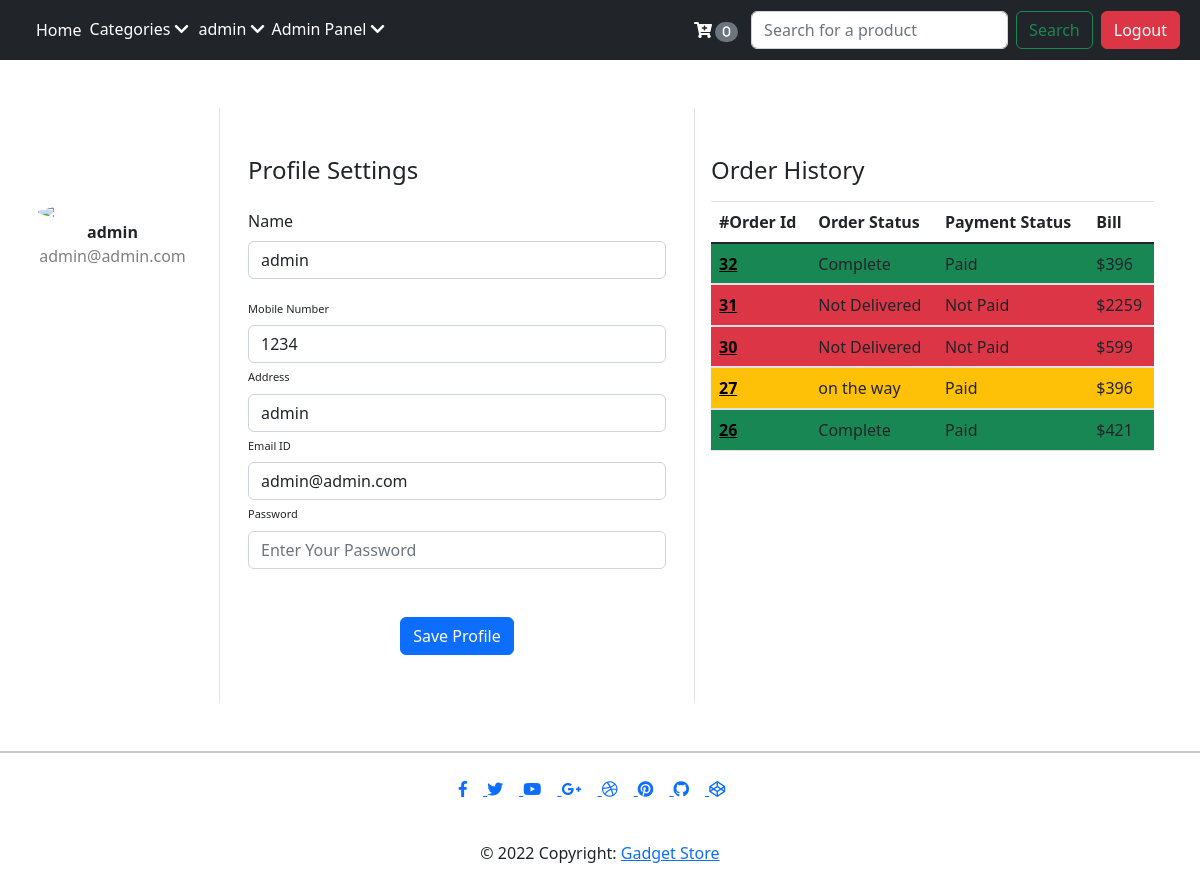
The page /userProfile.php (signed in) on the database as committed earlier.
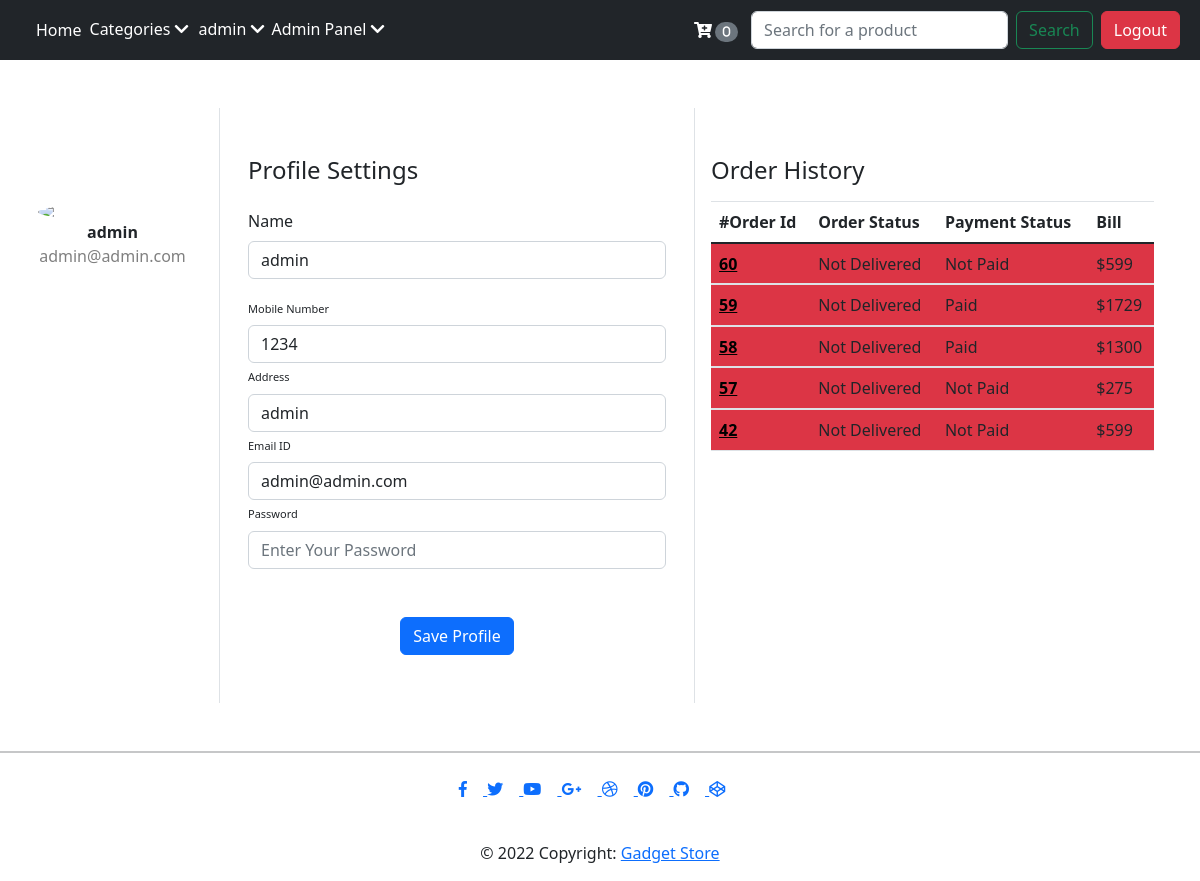
The same page on the database as committed later.
### tables this page shows
CREATE TABLE `orders` (
  `order_id` int(11) NOT NULL,
  `order_user_id` int(11) DEFAULT NULL,
  `cart` text NOT NULL,
  `bill` int(11) NOT NULL,
  `order_status` varchar(255) NOT NULL DEFAULT 'Not Delivered',
  `payment_status` varchar(25) NOT NULL DEFAULT 'Not Paid',
  `payment_method` varchar(25) NOT NULL,
  `order_time` datetime NOT NULL DEFAULT current_timestamp()
);

### userProfile.php (the view, shortened to what the changed rows need)
<!DOCTYPE html>
<html lang="en">
<head>
    <link rel="stylesheet" href="/store/orderProfile.css">
    <link rel="stylesheet" href="https://cdn.jsdelivr.net/npm/bootstrap@5.0.0-alpha1/dist/css/bootstrap.min.css">
    <link rel="stylesheet" href="https://cdn.jsdelivr.net/npm/bootstrap@5.0.0-alpha1/dist/js/bootstrap.bundle.min.js">
    <link rel="stylesheet" href="https://cdnjs.cloudflare.com/ajax/libs/jquery/3.2.1/jquery.min.js">
</head>
<body>
    <?php
        include 'partials/_header.php';
        include 'partials/_dbconnect.php';
        $userId = $_SESSION['user_id'];
        $sql = "SELECT * FROM `users` WHERE user_id = $userId";
        $result = mysqli_query($conn, $sql);
        while($row = mysqli_fetch_assoc($result)){
            $userName = $row['user_name'];
            $userEmail = $row['user_email'];
            $userPhone = $row['user_phone_no'];
            $userAddress = $row['user_address'];
        }
    echo'
    <div class="container rounded bg-white mt-5 mb-5">
        <div class="row">
                <div class="d-flex flex-column align-items-center text-center p-3 py-5  mr-4"><img class="rounded-circle mt-5"
                        src="https://st3.depositphotos.com/15648834/17930/v/600/depositphotos_179308454-stock-illustration-unknown-person-silhouette-glasses-profile.jpg"><span
                        class="font-weight-bold">'.$userName.'</span><span
                        class="text-black-50">'.$userEmail.'</span><span> </span></div>
                    <form action="'.$_SERVER['PHP_SELF'].'" method="post">
                            <div class="col-md-12"><label class="name">Name</label><input type="text"
                                    name="newName" value="'.$userName.'" class="form-control" placeholder="User Name" value=""></div>
                            <div class="col-md-12"><label class="labels">Mobile Number</label><input type="text" name="newPhone" value="'.$userPhone.'"
                                    class="form-control" placeholder="Enter phone number" value=""></div>
                            <div class="col-md-12"><label class="labels">Address</label><input type="text" name="newAddress" value="'.$userAddress.'"
                                    class="form-control" placeholder="Enter address" value=""></div>
                            <div class="col-md-12"><label class="labels">Email ID</label><input type="email" name="newEmail" value="'.$userEmail.'"
                                    class="form-control" placeholder="enter email id" value=""></div>
            <div class="col-md-5 p-3 py-5">
                <table class="table">
                    <thead>
                        <tr>
                            <th scope="col">#Order Id</th>
                            <th scope="col">Order Status</th>
                            <th scope="col">Payment Status</th>
                            <th scope="col">Bill</th>
                        </tr>
                    </thead>
                    <tbody>';
                    $sql = "SELECT * FROM `orders` WHERE order_user_id = $userId ORDER BY order_time DESC";
                    $result = mysqli_query($conn, $sql);
                    $num = mysqli_num_rows($result);
                    if ($num>0){
                        while($row = mysqli_fetch_assoc($result)){
                        $orderId = $row['order_id'];
                        $amountPaid = $row['bill'];
                        $status = $row['order_status'];
                        $payStatus = $row['payment_status'];
                        echo '<tbody>
                            ';
                            if($status == "Complete"){
                                echo "
                                <tr class='bg-success'>
                                <th scope='row'><a style='color: black' href='/store/orderPage.php?orderId=".$orderId."'>$orderId</a></th>
                                <td>$status</td>
                            <td>$payStatus</td>
                            <td>$$amountPaid</td>
                            <tr>";}
                            else if($status == "Not Delivered"){
                            echo "
                            <tr class='bg-danger'>
                            <th scope='row'><a style='color: black' href='/store/orderPage.php?orderId=".$orderId."'>$orderId</a></th>
                            <td>$status</td>
                            <td>$payStatus</td>
                            <td>$$amountPaid</td>
                            <tr>";
                            }else{
                                echo "<tr class='bg-warning'>
                                <th scope='row'><a style='color: black' href='/store/orderPage.php?orderId=".$orderId."'>$orderId</a></th>
                                <td>$status</td>
                            <td>$payStatus</td>
                            <td>$$amountPaid</td>
                            </tr>";
                            }
                    }
                    }else{
                        echo'
                        <tr>
                            <td colspan="4" class="text-center">No Orders Found</td>
                        </tr>';
                        ;
                    }
                    echo'
                    </tbody>
                </table>
            </div>
        </div>
    </div>
    </div>
    </div>
    </div>';
     ?>
    <?php include 'partials/_footer.php'?>
</body>
</html>

Rows that differ between the two databases and show on the page:
removed orders: order_id "32", order_status "Complete", payment_status "Paid", bill "396"
removed orders: order_id "31", order_status "Not Delivered", payment_status "Not Paid", bill "2259"
removed orders: order_id "30", order_status "Not Delivered", payment_status "Not Paid", bill "599"
removed orders: order_id "27", order_status "on the way", payment_status "Paid", bill "396"
removed orders: order_id "26", order_status "Complete", payment_status "Paid", bill "421"
added orders: order_id "60", order_status "Not Delivered", payment_status "Not Paid", bill "599"
added orders: order_id "59", order_status "Not Delivered", payment_status "Paid", bill "1729"
added orders: order_id "58", order_status "Not Delivered", payment_status "Paid", bill "1300"
added orders: order_id "57", order_status "Not Delivered", payment_status "Not Paid", bill "275"
added orders: order_id "42", order_status "Not Delivered", payment_status "Not Paid", bill "599"
